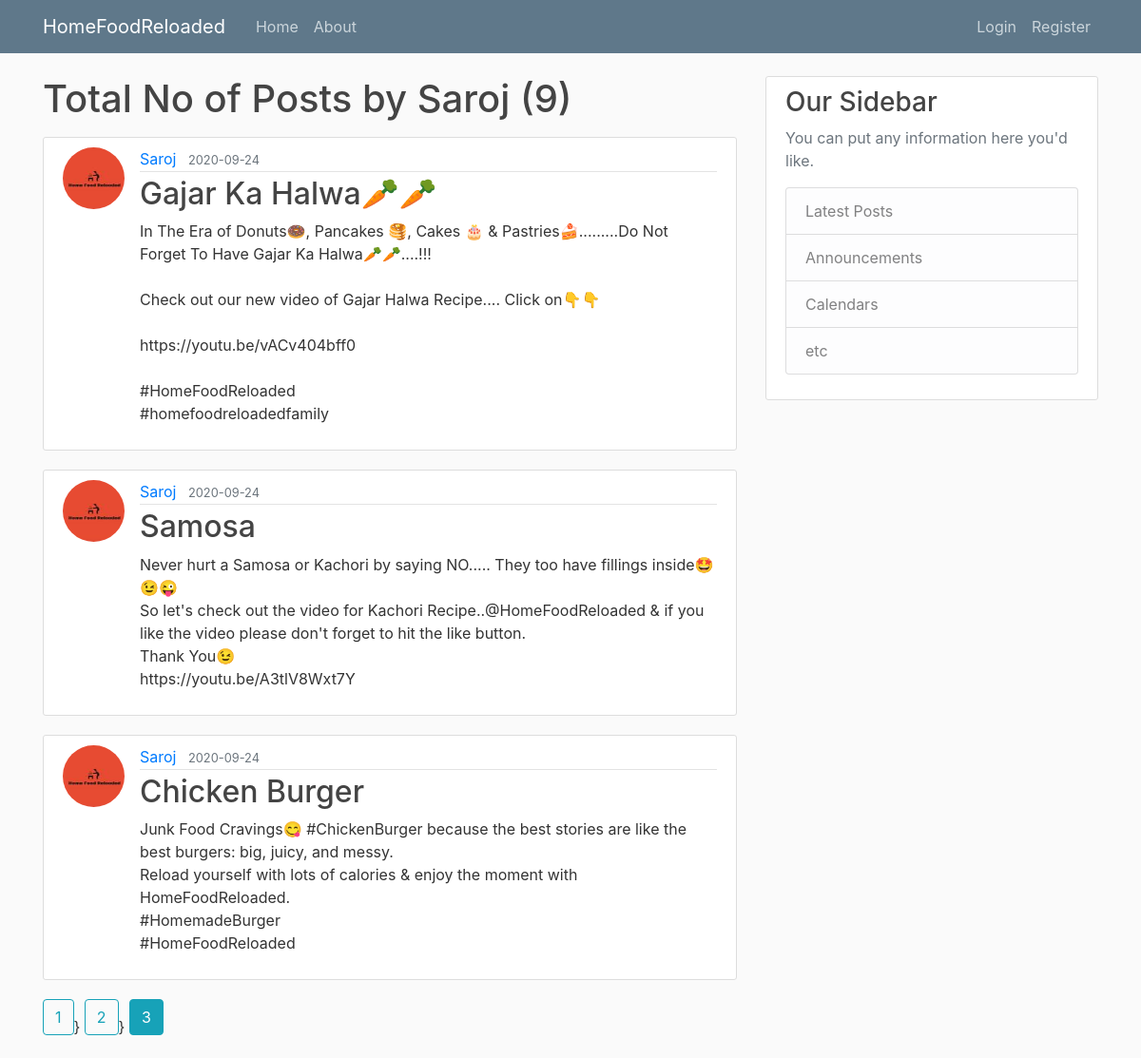
The app's page /user/Saroj?page=3 with its own data.
### flaskblog/models.py (models this page shows, shortened)
class User(db.Model, UserMixin ):
    id= db.Column(db.Integer,primary_key=True)
    username= db.Column(db.String(20), unique=True, nullable=False)
    email= db.Column(db.String(120),unique=True,nullable=False)
    image_file= db.Column(db.String(20),nullable=False,default='default.jpg')
    password= db.Column(db.String(100),nullable=False)
    posts= db.relationship('Post',backref='author',lazy=True)

class Post(db.Model):
    id = db.Column(db.Integer, primary_key=True)
    title = db.Column(db.String(100),nullable=False)
    content = db.Column(db.Text(),nullable=False)
    created = db.Column(db.DateTime, nullable = False, default=datetime.utcnow)
    user_id = db.Column(db.Integer,db.ForeignKey('user.id'), nullable=False)

### flaskblog/users/routes.py (the view)
@users.route('/user/<string:username>')
def user_post(username):
    page = request.args.get('page', 1, type=int)
    user=User.query.filter_by(username=username).first_or_404()
    posts=Post.query.filter_by(author=user).order_by(Post.created.desc()).paginate(page=page,per_page=3)
    return render_template('user_post.html' , posts = posts, user=user)

### flaskblog/templates/user_post.html
{% extends "layout.html" %}
{% block content %}
    <h1 class="mb-3">Total No of Posts by {{ user.username }} ({{ posts.total }})</h1>
    {% for post in posts.items %}
        <article class="media content-section">
          <img class="rounded-circle article-img" src="{{ url_for('static', filename='profile_pics/' + post.author.image_file) }}">
          <div class="media-body">
            <div class="article-metadata">
              <a class="mr-2" href="{{url_for('user_post',username= post.author.username)}}">{{ post.author.username }}</a>
              <small class="text-muted">{{ post.created.strftime('%Y-%m-%d') }}</small>
            </div>
            <h2><a class="article-title" href="{{ url_for('posts.post', id=post.id) }}">{{ post.title }}</a></h2>
            <p class="article-content">{{ post.content }}</p>
          </div>
        </article>
    {% endfor %}
    {% for page_num in posts.iter_pages(left_edge=1, right_edge=1, left_current=1, right_current=2) %}
        {% if page_num %}
            {% if posts.page == page_num %}
                <a class="btn btn-info mb-4" href="{{url_for('users.user_post',username=user.username, page=page_num) }}">{{ page_num }}</a>
            {% else %}
                <a class="btn btn-outline-info mb-4" href="{{url_for('users.user_post',username=user.username, page=page_num) }}">{{ page_num }}</a>}
            {% endif %}
        {% else %}
            ...
        {% endif %}
    {% endfor %}
{% endblock content %}

### flaskblog/static/main.css (style rules this page uses)
body { background: #fafafa; color: #333333; margin-top: 5rem; }
h1, h2, h3, h4, h5, h6 { color: #444444; }
.content-section { background: #ffffff; padding: 10px 20px; border: 1px solid #dddddd; border-radius: 3px; margin-bottom: 20px; }
.article-title { color: #444444; }
.article-content { white-space: pre-line; }
.article-img { height: 65px; width: 65px; margin-right: 16px; }
.article-metadata { padding-bottom: 1px; margin-bottom: 4px; border-bottom: 1px solid #e3e3e3 }

### records on screen
User: username "Saroj"
Post: image_file (picture), author.username "Saroj", created "2020-09-24", title "Gajar Ka Halwa🥕🥕", content "In The Era of Donuts🍩, Pancakes 🥞, Cakes 🎂 & Pastries🍰.........Do Not Forget To Have Gajar Ka Halwa🥕🥕....!!! Check out our new video of Gajar Halwa Recipe.... Click on👇👇 https://youtu.be/vACv404bff0 #HomeFoodReloaded #homefoodreloadedfamily"
Post: image_file (picture), author.username "Saroj", created "2020-09-24", title "Samosa", content "Never hurt a Samosa or Kachori by saying NO..... They too have fillings inside🤩😉😜 So let's check out the video for Kachori Recipe..@HomeFoodReloaded & if you like the video please don't forget to hit the like button. Thank You😉 https://youtu.be/A3tlV8Wxt7Y"
Post: image_file (picture), author.username "Saroj", created "2020-09-24", title "Chicken Burger", content "Junk Food Cravings😋 #ChickenBurger because the best stories are like the best burgers: big, juicy, and messy. Reload yourself with lots of calories & enjoy the moment with HomeFoodReloaded. #HomemadeBurger #HomeFoodReloaded"

### other values on screen
{{ posts.total }} "9"
{{ page_num }} "1" "2"
{{ page_num }} "3"
